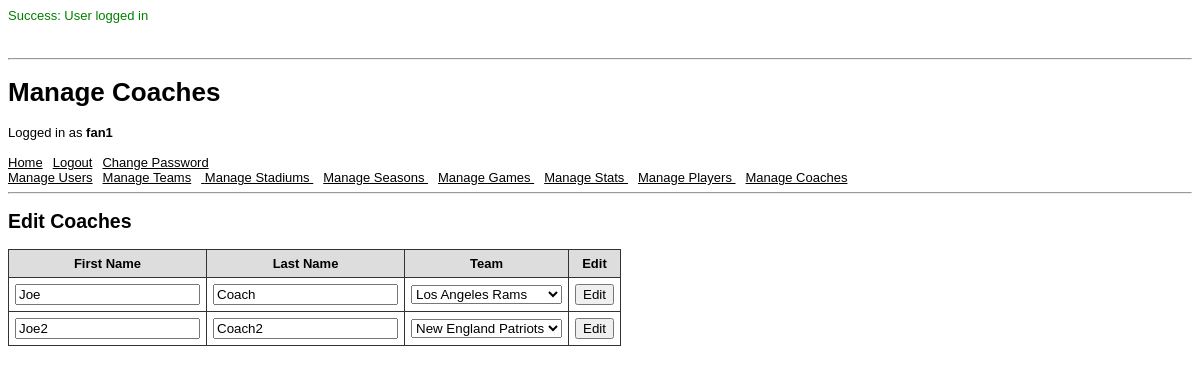
Screenshot of /pages/coach_page.php (signed in) with the database file from the repository.
### tables this page shows
CREATE TABLE Coach (
    coach_id   INT UNSIGNED PRIMARY KEY AUTO_INCREMENT,
    user_id    INT UNSIGNED NOT NULL UNIQUE,
    team_id    INT UNSIGNED,
    first_name VARCHAR(100) NOT NULL,
    last_name  VARCHAR(100) NOT NULL,

    FOREIGN KEY (user_id)
        REFERENCES UserAccount(user_id)
        ON DELETE CASCADE,

    FOREIGN KEY (team_id)
        REFERENCES Team(team_id)
        ON DELETE SET NULL
);

### pages/coach_page.php (the view, shortened to what this page needs)
<?php
  require_once(__DIR__ . '/../scripts/StartSession.php');
  require_once(__DIR__ . '/html_components.php');
  require_once(__DIR__ . '/../scripts/helpers.php');
  display_edit_coach();
  function display_edit_coach() {
    global $db;
    $query = "
      SELECT team_id, name
      FROM Team
      ORDER BY city, name
    ";
    $teams_result = query_with_perms($db, $query);
    $query = "
        SELECT coach_id, user_id, team_id, first_name, last_name
        FROM Coach
        ORDER BY last_name, first_name
    ";
    $coach_result = query_with_perms($db, $query);
    echo "<h2>Edit Coaches</h2>";
    echo "<table>";
    echo "<tr>
            <th>First Name</th>
            <th>Last Name</th>
            <th>Team</th>
            <th>Edit</th>
          </tr>";
    while ($coach = $coach_result->fetch_assoc()) {
        $team_id = intval($coach['team_id']);
        $first_name = sanitize_str($coach['first_name']);
        $last_name = sanitize_str($coach['last_name']);
        echo "<tr>";
        echo "<form method='post' action='../scripts/coach/edit_coach.php'>";
        echo "<td><input type='text' name='first_name' value='$first_name' required></td>";
        echo "<td><input type='text' name='last_name' value='$last_name' required></td>";
        echo "<td><select name='team_id' required>";
        foreach ($teams_result as $team) {
          $chosen_team_id = intval($team['team_id']);
          $team_name = sanitize_str($team['name']);
          $selected = ($chosen_team_id === $team_id) ? "selected" : "";
          echo "<option value='$chosen_team_id' $selected>$team_name</option>";
        }
        echo "</select></td>";
        echo "<td><input type='submit' value='Edit'></td>";
        echo "</form>";
        echo "</tr>";
    }
    echo "</table>";
  }
?>

### pages/html_components.php (style rules this page uses)
body { font-family: Arial, Helvetica, sans-serif; font-size: 13px; }
li, td, th { font-family: Arial, Helvetica, sans-serif; font-size: 13px; }
table { border-collapse: collapse; margin-bottom: 20px; }
th { background: #ddd; }
th, td { padding: 6px; border: 1px solid #333; }

### rows the page displays
coach: first_name "Joe", last_name "Coach"
coach: first_name "Joe2", last_name "Coach2"

### other values shown
$_SESSION['success'] "User logged in"
$title "Manage Coaches"
sanitize_str($_SESSION['UserName']) "fan1"
form field team_id "Los Angeles Rams"
form field team_id "New England Patriots"
